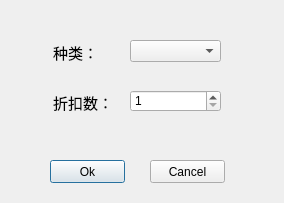
<?xml version="1.0" encoding="UTF-8"?>
<ui version="4.0">
 <class>DiscountDialog</class>
 <widget class="QDialog" name="DiscountDialog">
  <property name="geometry">
   <rect>
    <x>0</x>
    <y>0</y>
    <width>284</width>
    <height>203</height>
   </rect>
  </property>
  <property name="windowTitle">
   <string>打折</string>
  </property>
  <widget class="QComboBox" name="comboBox">
   <property name="geometry">
    <rect>
     <x>130</x>
     <y>40</y>
     <width>91</width>
     <height>22</height>
    </rect>
   </property>
  </widget>
  <widget class="QLabel" name="label">
   <property name="geometry">
    <rect>
     <x>53</x>
     <y>42</y>
     <width>61</width>
     <height>20</height>
    </rect>
   </property>
   <property name="font">
    <font>
     <family>Agency FB</family>
     <pointsize>11</pointsize>
    </font>
   </property>
   <property name="text">
    <string>种类：</string>
   </property>
  </widget>
  <widget class="QLabel" name="label_2">
   <property name="geometry">
    <rect>
     <x>53</x>
     <y>92</y>
     <width>61</width>
     <height>20</height>
    </rect>
   </property>
   <property name="font">
    <font>
     <family>Agency FB</family>
     <pointsize>11</pointsize>
    </font>
   </property>
   <property name="text">
    <string>折扣数：</string>
   </property>
  </widget>
  <widget class="QSpinBox" name="spinBox">
   <property name="geometry">
    <rect>
     <x>130</x>
     <y>90</y>
     <width>91</width>
     <height>22</height>
    </rect>
   </property>
   <property name="minimum">
    <number>1</number>
   </property>
   <property name="maximum">
    <number>9</number>
   </property>
  </widget>
  <widget class="QPushButton" name="pushButton">
   <property name="geometry">
    <rect>
     <x>50</x>
     <y>160</y>
     <width>75</width>
     <height>23</height>
    </rect>
   </property>
   <property name="text">
    <string>Ok</string>
   </property>
  </widget>
  <widget class="QPushButton" name="pushButton_2">
   <property name="geometry">
    <rect>
     <x>150</x>
     <y>160</y>
     <width>75</width>
     <height>23</height>
    </rect>
   </property>
   <property name="text">
    <string>Cancel</string>
   </property>
  </widget>
 </widget>
 <resources/>
 <connections>
  <connection>
   <sender>pushButton</sender>
   <signal>clicked()</signal>
   <receiver>DiscountDialog</receiver>
   <slot>accept()</slot>
   <hints>
    <hint type="sourcelabel">
     <x>87</x>
     <y>171</y>
    </hint>
    <hint type="destinationlabel">
     <x>141</x>
     <y>101</y>
    </hint>
   </hints>
  </connection>
  <connection>
   <sender>pushButton_2</sender>
   <signal>clicked()</signal>
   <receiver>DiscountDialog</receiver>
   <slot>reject()</slot>
   <hints>
    <hint type="sourcelabel">
     <x>187</x>
     <y>171</y>
    </hint>
    <hint type="destinationlabel">
     <x>141</x>
     <y>101</y>
    </hint>
   </hints>
  </connection>
 </connections>
</ui>
